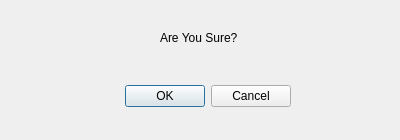
<?xml version="1.0" encoding="UTF-8"?>
<ui version="4.0">
 <class>Dialog</class>
 <widget class="QDialog" name="Dialog">
  <property name="geometry">
   <rect>
    <x>0</x>
    <y>0</y>
    <width>400</width>
    <height>140</height>
   </rect>
  </property>
  <property name="windowTitle">
   <string>Dialog</string>
  </property>
  <widget class="QDialogButtonBox" name="buttonBox">
   <property name="geometry">
    <rect>
     <x>-50</x>
     <y>80</y>
     <width>341</width>
     <height>32</height>
    </rect>
   </property>
   <property name="orientation">
    <enum>Qt::Horizontal</enum>
   </property>
   <property name="standardButtons">
    <set>QDialogButtonBox::Cancel|QDialogButtonBox::Ok</set>
   </property>
  </widget>
  <widget class="QLabel" name="label">
   <property name="geometry">
    <rect>
     <x>160</x>
     <y>30</y>
     <width>111</width>
     <height>16</height>
    </rect>
   </property>
   <property name="text">
    <string>Are You Sure?</string>
   </property>
  </widget>
 </widget>
 <resources/>
 <connections>
  <connection>
   <sender>buttonBox</sender>
   <signal>accepted()</signal>
   <receiver>Dialog</receiver>
   <slot>accept()</slot>
   <hints>
    <hint type="sourcelabel">
     <x>248</x>
     <y>254</y>
    </hint>
    <hint type="destinationlabel">
     <x>157</x>
     <y>274</y>
    </hint>
   </hints>
  </connection>
  <connection>
   <sender>buttonBox</sender>
   <signal>rejected()</signal>
   <receiver>Dialog</receiver>
   <slot>reject()</slot>
   <hints>
    <hint type="sourcelabel">
     <x>316</x>
     <y>260</y>
    </hint>
    <hint type="destinationlabel">
     <x>286</x>
     <y>274</y>
    </hint>
   </hints>
  </connection>
 </connections>
</ui>
